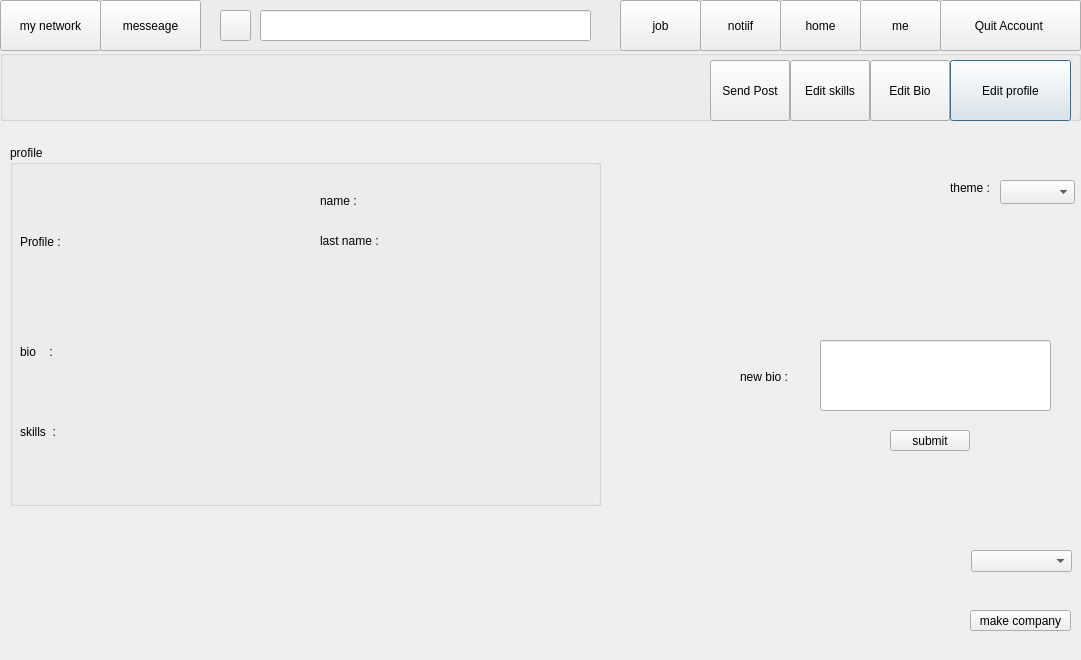
<?xml version="1.0" encoding="UTF-8"?>
<ui version="4.0">
 <class>profile</class>
 <widget class="QDialog" name="profile">
  <property name="geometry">
   <rect>
    <x>0</x>
    <y>0</y>
    <width>1081</width>
    <height>660</height>
   </rect>
  </property>
  <property name="windowTitle">
   <string>Dialog</string>
  </property>
  <widget class="QGroupBox" name="groupBox">
   <property name="geometry">
    <rect>
     <x>0</x>
     <y>50</y>
     <width>1081</width>
     <height>71</height>
    </rect>
   </property>
   <property name="title">
    <string/>
   </property>
   <widget class="QPushButton" name="Edit_profile_button">
    <property name="geometry">
     <rect>
      <x>950</x>
      <y>10</y>
      <width>121</width>
      <height>61</height>
     </rect>
    </property>
    <property name="text">
     <string>Edit profile</string>
    </property>
   </widget>
   <widget class="QPushButton" name="pushButton">
    <property name="geometry">
     <rect>
      <x>870</x>
      <y>10</y>
      <width>80</width>
      <height>61</height>
     </rect>
    </property>
    <property name="text">
     <string>Edit Bio</string>
    </property>
   </widget>
   <widget class="QPushButton" name="pushButton_2">
    <property name="geometry">
     <rect>
      <x>710</x>
      <y>10</y>
      <width>80</width>
      <height>61</height>
     </rect>
    </property>
    <property name="text">
     <string>Send Post</string>
    </property>
   </widget>
   <widget class="QPushButton" name="pushButton_4">
    <property name="geometry">
     <rect>
      <x>790</x>
      <y>10</y>
      <width>80</width>
      <height>61</height>
     </rect>
    </property>
    <property name="text">
     <string>Edit skills</string>
    </property>
   </widget>
  </widget>
  <widget class="QComboBox" name="comboBox">
   <property name="geometry">
    <rect>
     <x>1000</x>
     <y>180</y>
     <width>75</width>
     <height>24</height>
    </rect>
   </property>
  </widget>
  <widget class="QLabel" name="label">
   <property name="geometry">
    <rect>
     <x>950</x>
     <y>180</y>
     <width>55</width>
     <height>16</height>
    </rect>
   </property>
   <property name="text">
    <string>theme :</string>
   </property>
  </widget>
  <widget class="QGroupBox" name="groupBox_2">
   <property name="geometry">
    <rect>
     <x>10</x>
     <y>145</y>
     <width>591</width>
     <height>361</height>
    </rect>
   </property>
   <property name="title">
    <string>profile</string>
   </property>
   <widget class="QLabel" name="lastname">
    <property name="geometry">
     <rect>
      <x>380</x>
      <y>80</y>
      <width>171</width>
      <height>31</height>
     </rect>
    </property>
    <property name="text">
     <string/>
    </property>
   </widget>
   <widget class="QLabel" name="picture">
    <property name="geometry">
     <rect>
      <x>60</x>
      <y>30</y>
      <width>181</width>
      <height>161</height>
     </rect>
    </property>
    <property name="text">
     <string/>
    </property>
   </widget>
   <widget class="QLabel" name="bio">
    <property name="geometry">
     <rect>
      <x>60</x>
      <y>150</y>
      <width>391</width>
      <height>111</height>
     </rect>
    </property>
    <property name="text">
     <string/>
    </property>
   </widget>
   <widget class="QLabel" name="name">
    <property name="geometry">
     <rect>
      <x>380</x>
      <y>40</y>
      <width>171</width>
      <height>31</height>
     </rect>
    </property>
    <property name="text">
     <string/>
    </property>
   </widget>
   <widget class="QLabel" name="label_2">
    <property name="geometry">
     <rect>
      <x>10</x>
      <y>90</y>
      <width>47</width>
      <height>13</height>
     </rect>
    </property>
    <property name="text">
     <string>Profile :</string>
    </property>
   </widget>
   <widget class="QLabel" name="label_3">
    <property name="geometry">
     <rect>
      <x>10</x>
      <y>200</y>
      <width>47</width>
      <height>13</height>
     </rect>
    </property>
    <property name="text">
     <string>bio    :</string>
    </property>
   </widget>
   <widget class="QLabel" name="label_4">
    <property name="geometry">
     <rect>
      <x>310</x>
      <y>40</y>
      <width>47</width>
      <height>31</height>
     </rect>
    </property>
    <property name="text">
     <string>name :</string>
    </property>
   </widget>
   <widget class="QLabel" name="label_5">
    <property name="geometry">
     <rect>
      <x>310</x>
      <y>80</y>
      <width>61</width>
      <height>31</height>
     </rect>
    </property>
    <property name="text">
     <string>last name :</string>
    </property>
   </widget>
   <widget class="QLabel" name="label_6">
    <property name="geometry">
     <rect>
      <x>10</x>
      <y>280</y>
      <width>47</width>
      <height>13</height>
     </rect>
    </property>
    <property name="text">
     <string>skills  :</string>
    </property>
   </widget>
   <widget class="QLabel" name="skill">
    <property name="geometry">
     <rect>
      <x>60</x>
      <y>260</y>
      <width>351</width>
      <height>51</height>
     </rect>
    </property>
    <property name="text">
     <string/>
    </property>
   </widget>
  </widget>
  <widget class="QGroupBox" name="groupBox_3">
   <property name="geometry">
    <rect>
     <x>0</x>
     <y>-10</y>
     <width>1081</width>
     <height>61</height>
    </rect>
   </property>
   <property name="title">
    <string/>
   </property>
   <widget class="QPushButton" name="pushButton_3">
    <property name="geometry">
     <rect>
      <x>940</x>
      <y>10</y>
      <width>141</width>
      <height>51</height>
     </rect>
    </property>
    <property name="cursor">
     <cursorShape>PointingHandCursor</cursorShape>
    </property>
    <property name="toolTip">
     <string>&lt;html&gt;&lt;head/&gt;&lt;body&gt;&lt;p&gt;&lt;span style=&quot; color:#00007f;&quot;&gt;Exit your account&lt;/span&gt;&lt;/p&gt;&lt;/body&gt;&lt;/html&gt;</string>
    </property>
    <property name="text">
     <string>Quit Account </string>
    </property>
   </widget>
   <widget class="QPushButton" name="home_button">
    <property name="geometry">
     <rect>
      <x>780</x>
      <y>10</y>
      <width>81</width>
      <height>51</height>
     </rect>
    </property>
    <property name="cursor">
     <cursorShape>PointingHandCursor</cursorShape>
    </property>
    <property name="text">
     <string>home</string>
    </property>
   </widget>
   <widget class="QPushButton" name="me_button">
    <property name="geometry">
     <rect>
      <x>860</x>
      <y>10</y>
      <width>81</width>
      <height>51</height>
     </rect>
    </property>
    <property name="cursor">
     <cursorShape>PointingHandCursor</cursorShape>
    </property>
    <property name="text">
     <string>me</string>
    </property>
   </widget>
   <widget class="QPushButton" name="notif_button">
    <property name="geometry">
     <rect>
      <x>700</x>
      <y>10</y>
      <width>81</width>
      <height>51</height>
     </rect>
    </property>
    <property name="cursor">
     <cursorShape>PointingHandCursor</cursorShape>
    </property>
    <property name="text">
     <string>notiif</string>
    </property>
   </widget>
   <widget class="QPushButton" name="job_button">
    <property name="geometry">
     <rect>
      <x>620</x>
      <y>10</y>
      <width>81</width>
      <height>51</height>
     </rect>
    </property>
    <property name="cursor">
     <cursorShape>PointingHandCursor</cursorShape>
    </property>
    <property name="text">
     <string>job</string>
    </property>
   </widget>
   <widget class="QPushButton" name="mynetwork_button">
    <property name="geometry">
     <rect>
      <x>0</x>
      <y>10</y>
      <width>101</width>
      <height>51</height>
     </rect>
    </property>
    <property name="cursor">
     <cursorShape>PointingHandCursor</cursorShape>
    </property>
    <property name="text">
     <string>my network</string>
    </property>
   </widget>
   <widget class="QPushButton" name="message_button">
    <property name="geometry">
     <rect>
      <x>100</x>
      <y>10</y>
      <width>101</width>
      <height>51</height>
     </rect>
    </property>
    <property name="cursor">
     <cursorShape>PointingHandCursor</cursorShape>
    </property>
    <property name="text">
     <string>messeage</string>
    </property>
   </widget>
   <widget class="QPushButton" name="serach_button">
    <property name="geometry">
     <rect>
      <x>220</x>
      <y>20</y>
      <width>31</width>
      <height>31</height>
     </rect>
    </property>
    <property name="cursor">
     <cursorShape>PointingHandCursor</cursorShape>
    </property>
    <property name="text">
     <string/>
    </property>
   </widget>
   <widget class="QLineEdit" name="search">
    <property name="geometry">
     <rect>
      <x>260</x>
      <y>20</y>
      <width>331</width>
      <height>31</height>
     </rect>
    </property>
    <property name="toolTip">
     <string>search ID</string>
    </property>
    <property name="text">
     <string/>
    </property>
   </widget>
  </widget>
  <widget class="QLineEdit" name="new_bio">
   <property name="geometry">
    <rect>
     <x>820</x>
     <y>340</y>
     <width>231</width>
     <height>71</height>
    </rect>
   </property>
  </widget>
  <widget class="QLabel" name="new_bio_l">
   <property name="geometry">
    <rect>
     <x>740</x>
     <y>370</y>
     <width>47</width>
     <height>13</height>
    </rect>
   </property>
   <property name="text">
    <string>new bio :</string>
   </property>
  </widget>
  <widget class="QPushButton" name="submit">
   <property name="geometry">
    <rect>
     <x>890</x>
     <y>430</y>
     <width>80</width>
     <height>21</height>
    </rect>
   </property>
   <property name="text">
    <string>submit</string>
   </property>
  </widget>
  <widget class="QComboBox" name="switch_mode">
   <property name="geometry">
    <rect>
     <x>971</x>
     <y>550</y>
     <width>101</width>
     <height>22</height>
    </rect>
   </property>
  </widget>
  <widget class="QPushButton" name="make_company">
   <property name="geometry">
    <rect>
     <x>970</x>
     <y>610</y>
     <width>101</width>
     <height>21</height>
    </rect>
   </property>
   <property name="text">
    <string>make company</string>
   </property>
  </widget>
 </widget>
 <resources/>
 <connections/>
</ui>
